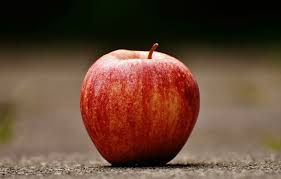
#> input picture src/image/transferir.jpg, 281 x 179 px
$ python main.py
#> lines starting #> are read from the running program, lines starting #| are printed output that depends on the picture; long printed decimals are rounded
### src/visao_computacional/leitura_conversao.py
import cv2


def ajuste_brilho_contraste(imagem, alpha=1.0, beta=0):
    """
    alpha => controla o contraste da imagem.
    beta => controla o brilho da imagem.
    Equação aplicada: nova_imagem = alpha * imagem + beta
    """
    return cv2.convertScaleAbs(imagem, alpha=alpha, beta=beta)


def equalizar_imagem(imagem):
    """
    Melhora o contraste global redistribuindo a intensidade dos pixels.
    """
    return cv2.equalizeHist(imagem)


def calcular_metricas(imagem):
    """
    Retorna brilho médio e contraste (desvio padrão).
    """
    brilho = imagem.mean()
    contraste = imagem.std()
    return brilho, contraste


# [6 lines left out: function aplly_thresholding, not called in this run]


# def apply_otsu(image):


# def apply_mophology(binary_image):
#     kernel = cv2.get

### main.py
from src.visao_computacional.leitura_conversao import (
    ajuste_brilho_contraste,
    calcular_metricas,
    equalizar_imagem,
)
import cv2
import matplotlib.pyplot as plt
import os

base_dir = os.path.dirname(__file__)
caminho_imagem = os.path.join(base_dir, "src", "image", "transferir.jpg")

# ===============================
# CARREGANDO IMAGEM
# ===============================

imagem = cv2.imread(caminho_imagem, cv2.IMREAD_GRAYSCALE)
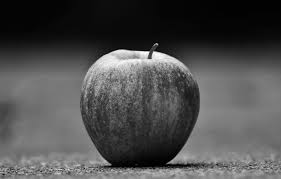
#> imagem: shape (179, 281); min 0, max 255, mean 77.3

# ===============================
# AJUSTE DE BRILHO E CONTRASTE
# ===============================

ajuste = ajuste_brilho_contraste(imagem, alpha=1.3, beta=3.0)
#> in ajuste_brilho_contraste, `return cv2.convertScaleAbs(imagem, alpha=alpha, beta=beta)`:
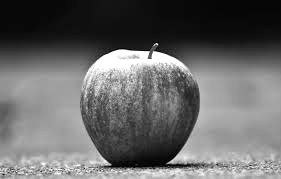
#> returned value: shape (179, 281); min 3, max 255, mean 103

brilho_ajuste, contraste_ajuste = calcular_metricas(ajuste)
#> in calcular_metricas, `brilho = imagem.mean()`: brilho = 103
#> in calcular_metricas, `contraste = imagem.std()`: contraste = 69.81
#> brilho_ajuste = 103; contraste_ajuste = 69.81

print("Após ajuste:")
print("Brilho médio:", brilho_ajuste)
#| Brilho médio: 102.954
print("Contraste:", contraste_ajuste)
#| Contraste: 69.812

# ===============================
# EQUALIZAÇÃO
# ===============================

equalizada = equalizar_imagem(ajuste)
#> in equalizar_imagem, `return cv2.equalizeHist(imagem)`:
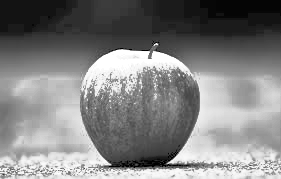
#> returned value: shape (179, 281); min 0, max 255, mean 128.8

brilho_eq, contraste_eq = calcular_metricas(equalizada)
#> brilho_eq = 128.8; contraste_eq = 73.1

print("\nApós equalização:")
print("Brilho médio:", brilho_eq)
#| Brilho médio: 128.820
print("Contraste:", contraste_eq)
#| Contraste: 73.098

# Carrega imagem em escala de cinza
imagem = cv2.imread(caminho_imagem, cv2.IMREAD_GRAYSCALE)

# Calcula histograma
hist = cv2.calcHist([imagem], [0], None, [256], [0, 256])
#> hist = 256 values, max 2400 at index 4, min 0 at index 253, mean 196.5

# Plota
plt.plot(hist)
plt.title("Histograma da Imagem")
plt.xlabel("Intensidade de Pixel")
plt.ylabel("Quantidade de Pixels")
plt.xlim([0, 256])
plt.show()
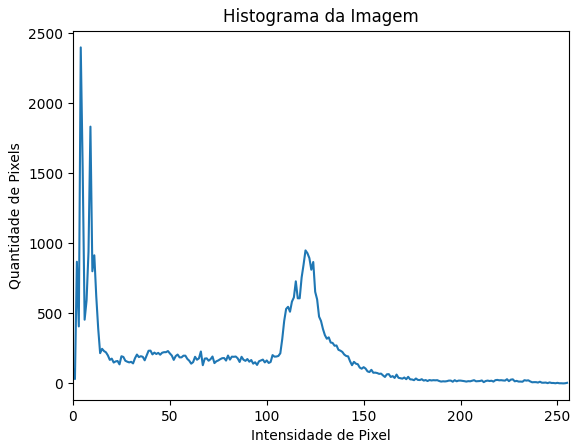
#> figure drawn by matplotlib, 1 panel; curve peaks at x = 4, y = 2400


# ===============================
# MOSTRAR IMAGENS
# ===============================

cv2.imshow("Original", imagem)
cv2.imshow("Ajuste Brilho/Contraste", ajuste)
cv2.imshow("Equalizada", equalizada)

cv2.waitKey(0)
cv2.destroyAllWindows()

# ===============================
# MOSTRAR IMAGENS
# ===============================
